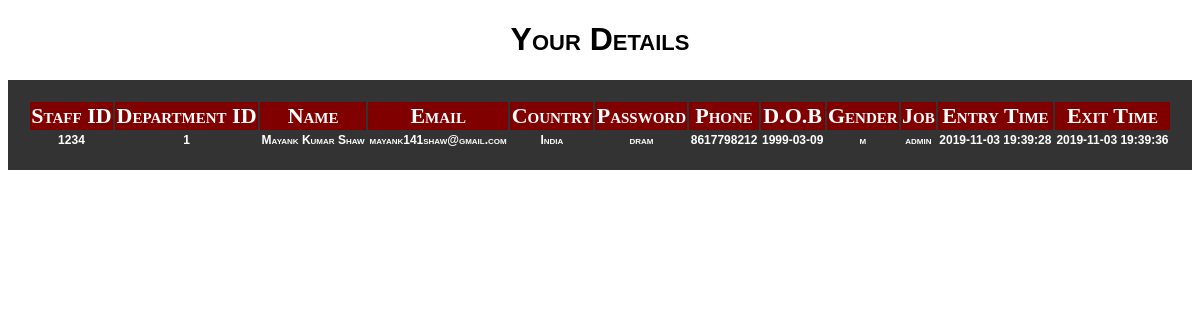
/emp_view_details.php (signed in), run on the app's committed database.
### tables this page shows
CREATE TABLE `staff` (
  `staffid` varchar(10) NOT NULL,
  `Did` varchar(10) DEFAULT NULL,
  `name` varchar(20) NOT NULL,
  `email` varchar(40) DEFAULT NULL,
  `country` varchar(20) DEFAULT NULL,
  `pass_word` varchar(50) NOT NULL,
  `phone` varchar(10) DEFAULT NULL,
  `DOB` date DEFAULT NULL,
  `gender` char(1) DEFAULT NULL,
  `job` varchar(20) DEFAULT NULL,
  `entry_time` datetime DEFAULT NULL,
  `exit_time` datetime DEFAULT NULL
);

### emp_view_details.php (the view, shortened to what this page needs)
<?php
$logged_in_id = $_SESSION['login_id'];
?>
<!DOCTYPE html>
<html>
	<head>
		<link rel="stylesheet" href="css/admin_display_emp.css" />
		<link rel="stylesheet" href="E:/xampp/htdocs/Museum/fonts/fontawesome-free-5.10.2-web/css/all.min.css">
	</head>
	<body style="background: url(images/dun1.jpg) no-repeat; background-size: cover;">
	<center>
		<h1 align="center">Your Details</h1>
		<table>
			<tr>
				<th>Staff ID</th>
				<th>Department ID</th>
				<th>Name</th>
				<th>Email</th>
				<th>Country</th>
				<th>Password</th>
				<th>Phone</th>
				<th>D.O.B</th>
				<th>Gender</th>
				<th>Job</th>
				<th>Entry Time</th>
				<th>Exit Time</th>
			</tr>
			<?php
				$conn = mysqli_connect("localhost", "root", "", "museumsys");
				$sql = "SELECT * FROM staff WHERE staffid = '$logged_in_id' LIMIT 1";
				$result = $conn->query($sql);
				if($result->num_rows == 1){
					$row = $result->fetch_assoc();
					echo "<tr><td>".$row["staffid"]."</td><td>".$row["Did"]."</td><td>".$row["name"]."</td><td>".$row["email"]."</td><td>".$row["country"]."</td><td>".$row["pass_word"]."</td><td>".$row["phone"]."</td><td>".$row["DOB"]."</td><td>".$row["gender"]."</td><td>".$row["job"]."</td><td>".$row["entry_time"]."</td><td>".$row["exit_time"]."</td></tr>";
					echo "</table>";
				}
				else{
					echo "<script>window.alert('No employee to be displayed')</script>";
				}
			?>
	</body>
</html>

### css/admin_display_emp.css (style rules this page uses)
body { font-family: sans-serif; font-weight: bold; font-variant: small-caps; }
table { position: relative; padding: 20px; background: rgba(0,0,0,0.8); width: 100%; height: 50%; top: 10%; height: 100%; }
th { background-color: maroon; color: white; font-style: cursive; font-size: 22px; font-family: "times new roman"; }
td { color: white; font-size: 12px; font-family: arial; text-align: center; }

### data on the page
staff: staffid "1234", Did "1", name "Mayank Kumar Shaw", email "mayank141shaw@gmail.com", country "India", pass_word "dram", phone "8617798212", DOB "1999-03-09", gender "m", job "admin", entry_time "2019-11-03 19:39:28", exit_time "2019-11-03 19:39:36"
